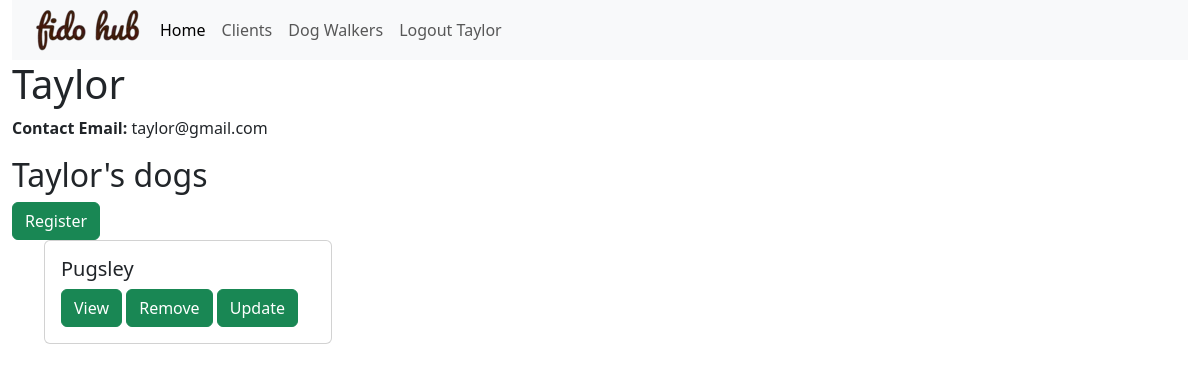
The page /client/4 (signed in) on the database its author committed.
### fidohub_app/models.py (models this page shows, shortened)
class Client(models.Model):
    name = models.CharField(max_length=200)
    email = models.CharField(max_length=200)
    user = models.OneToOneField(User, null=True, on_delete=models.CASCADE)

class Dog(models.Model):
    name = models.CharField(max_length=200)
    breed = models.CharField(max_length=200)
    age = models.IntegerField(null=True)
    about = models.CharField(max_length=200, blank=True)
    owner = models.ForeignKey(Client, on_delete=models.CASCADE, default = None)
    dog_image = models.ImageField(upload_to='images/', null=True, blank=True)
    def get_absolute_url(self):
        return reverse('dog-detail', args=[str(self.id)])

### fidohub_app/views.py (the view)
# urls.py: path('client/<int:pk>', views.ClientDetailView.as_view(), name='client-detail'),
class ClientDetailView(LoginRequiredMixin, generic.DetailView):
    model = Client
    def get_context_data(self, **kwargs):
        context = super().get_context_data(**kwargs)
        context['dog_list'] = Dog.objects.all()
        return context

### fidohub_app/templates/fidohub_app/client_detail.html
{% extends 'fidohub_app/base_template.html' %}
{% block content %}
  <h1>{{ client.name }}</h1>
  <p>
    <strong>Contact Email:</strong> {{ client.email }}
  </p>
  <h2>{{ client.name }}'s dogs</h2>
  <a class="btn btn-success" href="{% url 'create-dog' client.id %}" role="button">Register</a>
  {% if dog_list %}
    <ul>
      {% for dog in client.dog_set.all %}
        <div class="card" style="width: 18rem;">
          <div class="card-body">
            <h5 class="card-title">{{ dog.name }}</h5>
            <a class="btn btn-success" href="{{ dog.get_absolute_url }}" role="button">View</a>
            <a class="btn btn-success" href="{% url 'delete-dog' client.id dog.id %}" role="button">Remove</a>
            <a class="btn btn-success" href="{% url 'update-dog' client.id dog.id %}" role="button">Update</a>
          </div>
        </div>
      {% endfor %}
    </ul>
  {% else %}
    <p>There are no dogs registered.</p>
  {% endif %}
{% endblock %}

### fidohub_app/templates/fidohub_app/base_template.html (shortened to what this page needs)
{% load static %}
<!DOCTYPE html>
<html lang="en">
  <head>
    <link href="https://cdn.jsdelivr.net/npm/bootstrap@5.3.1/dist/css/bootstrap.min.css" rel="stylesheet" />
  </head>
  <body>
    <div class="container-fluid">
      <nav class="navbar navbar-expand-lg bg-body-tertiary">
        <div class="container-fluid">
          <img src="{% static 'images/fidohub_logo.png' %}" />
          <div class="collapse navbar-collapse" id="navbarNav">
            <ul class="navbar-nav">
              <li class="nav-item">
                <a class="nav-link active" aria-current="page" href="{% url 'index' %}">Home</a>
              </li>
              <li class="nav-item">
                <a class="nav-link" href="{% url 'clients' %}">Clients</a>
              </li>
              <li class="nav-item">
                <a class="nav-link" href="{% url 'dogwalkers' %}">Dog Walkers</a>
              </li>
              <li>
                {% if user.is_authenticated %}
                  <a class="nav-link" href="{% url 'logout' %}?next={{ request.path }}">Logout {{ user }}</a>
                {% else %}
                  <a class="nav-link" href="{% url 'login' %}?next={{ request.path }}">Login</a>
                {% endif %}
              </li>
            </ul>
          </div>
        </div>
      </nav>
      {% block content %}
      {% endblock %}
    </div>
  </body>
</html>

### rows shown on the page
Client: name "Taylor", email "taylor@gmail.com"
Dog: name "Pugsley"

### other values the page prints
{{ user }} "Taylor"
